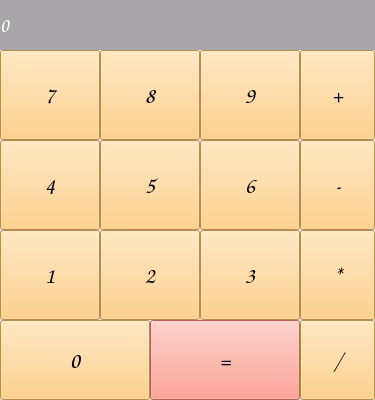
<?xml version="1.0" encoding="UTF-8"?>
<ui version="4.0">
 <class>MainWindow</class>
 <widget class="QMainWindow" name="MainWindow">
  <property name="geometry">
   <rect>
    <x>0</x>
    <y>0</y>
    <width>375</width>
    <height>400</height>
   </rect>
  </property>
  <property name="windowTitle">
   <string>Калькулятор</string>
  </property>
  <widget class="QWidget" name="centralwidget">
   <widget class="QLabel" name="label_result">
    <property name="geometry">
     <rect>
      <x>0</x>
      <y>0</y>
      <width>375</width>
      <height>50</height>
     </rect>
    </property>
    <property name="font">
     <font>
      <family>Comic Sans MS</family>
      <pointsize>15</pointsize>
      <weight>75</weight>
      <bold>true</bold>
     </font>
    </property>
    <property name="cursor">
     <cursorShape>ArrowCursor</cursorShape>
    </property>
    <property name="styleSheet">
     <string notr="true">background-color: rgb(169, 166, 170);
color: rgb(255, 255, 255);</string>
    </property>
    <property name="text">
     <string>0</string>
    </property>
    <property name="margin">
     <number>10</number>
    </property>
   </widget>
   <widget class="QPushButton" name="btn_zero">
    <property name="geometry">
     <rect>
      <x>0</x>
      <y>320</y>
      <width>150</width>
      <height>80</height>
     </rect>
    </property>
    <property name="font">
     <font>
      <family>Comic Sans MS</family>
      <pointsize>17</pointsize>
     </font>
    </property>
    <property name="styleSheet">
     <string notr="true">background-color: rgb(255, 199, 107);</string>
    </property>
    <property name="text">
     <string>0</string>
    </property>
   </widget>
   <widget class="QPushButton" name="btn_equal">
    <property name="geometry">
     <rect>
      <x>150</x>
      <y>320</y>
      <width>150</width>
      <height>80</height>
     </rect>
    </property>
    <property name="font">
     <font>
      <family>Comic Sans MS</family>
      <pointsize>17</pointsize>
     </font>
    </property>
    <property name="styleSheet">
     <string notr="true">background-color: rgb(255, 136, 120);</string>
    </property>
    <property name="text">
     <string>=</string>
    </property>
   </widget>
   <widget class="QPushButton" name="btn_1">
    <property name="geometry">
     <rect>
      <x>0</x>
      <y>230</y>
      <width>100</width>
      <height>90</height>
     </rect>
    </property>
    <property name="font">
     <font>
      <family>Comic Sans MS</family>
      <pointsize>17</pointsize>
     </font>
    </property>
    <property name="styleSheet">
     <string notr="true">background-color: rgb(255, 199, 107);</string>
    </property>
    <property name="text">
     <string>1</string>
    </property>
   </widget>
   <widget class="QPushButton" name="btn_2">
    <property name="geometry">
     <rect>
      <x>100</x>
      <y>230</y>
      <width>100</width>
      <height>90</height>
     </rect>
    </property>
    <property name="font">
     <font>
      <family>Comic Sans MS</family>
      <pointsize>17</pointsize>
     </font>
    </property>
    <property name="styleSheet">
     <string notr="true">background-color: rgb(255, 199, 107);</string>
    </property>
    <property name="text">
     <string>2</string>
    </property>
   </widget>
   <widget class="QPushButton" name="btn_3">
    <property name="geometry">
     <rect>
      <x>200</x>
      <y>230</y>
      <width>100</width>
      <height>90</height>
     </rect>
    </property>
    <property name="font">
     <font>
      <family>Comic Sans MS</family>
      <pointsize>17</pointsize>
     </font>
    </property>
    <property name="styleSheet">
     <string notr="true">background-color: rgb(255, 199, 107);</string>
    </property>
    <property name="text">
     <string>3</string>
    </property>
   </widget>
   <widget class="QPushButton" name="btn_4">
    <property name="geometry">
     <rect>
      <x>0</x>
      <y>140</y>
      <width>100</width>
      <height>90</height>
     </rect>
    </property>
    <property name="font">
     <font>
      <family>Comic Sans MS</family>
      <pointsize>17</pointsize>
     </font>
    </property>
    <property name="styleSheet">
     <string notr="true">background-color: rgb(255, 199, 107);</string>
    </property>
    <property name="text">
     <string>4</string>
    </property>
   </widget>
   <widget class="QPushButton" name="btn_5">
    <property name="geometry">
     <rect>
      <x>100</x>
      <y>140</y>
      <width>100</width>
      <height>90</height>
     </rect>
    </property>
    <property name="font">
     <font>
      <family>Comic Sans MS</family>
      <pointsize>17</pointsize>
     </font>
    </property>
    <property name="styleSheet">
     <string notr="true">background-color: rgb(255, 199, 107);</string>
    </property>
    <property name="text">
     <string>5</string>
    </property>
   </widget>
   <widget class="QPushButton" name="btn_6">
    <property name="geometry">
     <rect>
      <x>200</x>
      <y>140</y>
      <width>100</width>
      <height>90</height>
     </rect>
    </property>
    <property name="font">
     <font>
      <family>Comic Sans MS</family>
      <pointsize>17</pointsize>
     </font>
    </property>
    <property name="styleSheet">
     <string notr="true">background-color: rgb(255, 199, 107);</string>
    </property>
    <property name="text">
     <string>6</string>
    </property>
   </widget>
   <widget class="QPushButton" name="btn_7">
    <property name="geometry">
     <rect>
      <x>0</x>
      <y>50</y>
      <width>100</width>
      <height>90</height>
     </rect>
    </property>
    <property name="font">
     <font>
      <family>Comic Sans MS</family>
      <pointsize>17</pointsize>
     </font>
    </property>
    <property name="styleSheet">
     <string notr="true">background-color: rgb(255, 199, 107);</string>
    </property>
    <property name="text">
     <string>7</string>
    </property>
   </widget>
   <widget class="QPushButton" name="btn_8">
    <property name="geometry">
     <rect>
      <x>100</x>
      <y>50</y>
      <width>100</width>
      <height>90</height>
     </rect>
    </property>
    <property name="font">
     <font>
      <family>Comic Sans MS</family>
      <pointsize>17</pointsize>
     </font>
    </property>
    <property name="styleSheet">
     <string notr="true">background-color: rgb(255, 199, 107);</string>
    </property>
    <property name="text">
     <string>8</string>
    </property>
   </widget>
   <widget class="QPushButton" name="btn_9">
    <property name="geometry">
     <rect>
      <x>200</x>
      <y>50</y>
      <width>100</width>
      <height>90</height>
     </rect>
    </property>
    <property name="font">
     <font>
      <family>Comic Sans MS</family>
      <pointsize>17</pointsize>
     </font>
    </property>
    <property name="styleSheet">
     <string notr="true">background-color: rgb(255, 199, 107);</string>
    </property>
    <property name="text">
     <string>9</string>
    </property>
   </widget>
   <widget class="QPushButton" name="btn_add">
    <property name="geometry">
     <rect>
      <x>300</x>
      <y>50</y>
      <width>75</width>
      <height>90</height>
     </rect>
    </property>
    <property name="font">
     <font>
      <family>Comic Sans MS</family>
      <pointsize>17</pointsize>
     </font>
    </property>
    <property name="styleSheet">
     <string notr="true">background-color: rgb(255, 199, 107);</string>
    </property>
    <property name="text">
     <string>+</string>
    </property>
   </widget>
   <widget class="QPushButton" name="btn_sub">
    <property name="geometry">
     <rect>
      <x>300</x>
      <y>140</y>
      <width>75</width>
      <height>90</height>
     </rect>
    </property>
    <property name="font">
     <font>
      <family>Comic Sans MS</family>
      <pointsize>17</pointsize>
     </font>
    </property>
    <property name="styleSheet">
     <string notr="true">background-color: rgb(255, 199, 107);</string>
    </property>
    <property name="text">
     <string>-</string>
    </property>
   </widget>
   <widget class="QPushButton" name="btn_mul">
    <property name="geometry">
     <rect>
      <x>300</x>
      <y>230</y>
      <width>75</width>
      <height>90</height>
     </rect>
    </property>
    <property name="font">
     <font>
      <family>Comic Sans MS</family>
      <pointsize>17</pointsize>
     </font>
    </property>
    <property name="styleSheet">
     <string notr="true">background-color: rgb(255, 199, 107);</string>
    </property>
    <property name="text">
     <string>*</string>
    </property>
   </widget>
   <widget class="QPushButton" name="btn_div">
    <property name="geometry">
     <rect>
      <x>300</x>
      <y>320</y>
      <width>75</width>
      <height>80</height>
     </rect>
    </property>
    <property name="font">
     <font>
      <family>Comic Sans MS</family>
      <pointsize>17</pointsize>
     </font>
    </property>
    <property name="styleSheet">
     <string notr="true">background-color: rgb(255, 199, 107);</string>
    </property>
    <property name="text">
     <string>/</string>
    </property>
   </widget>
  </widget>
 </widget>
 <resources/>
 <connections/>
</ui>
